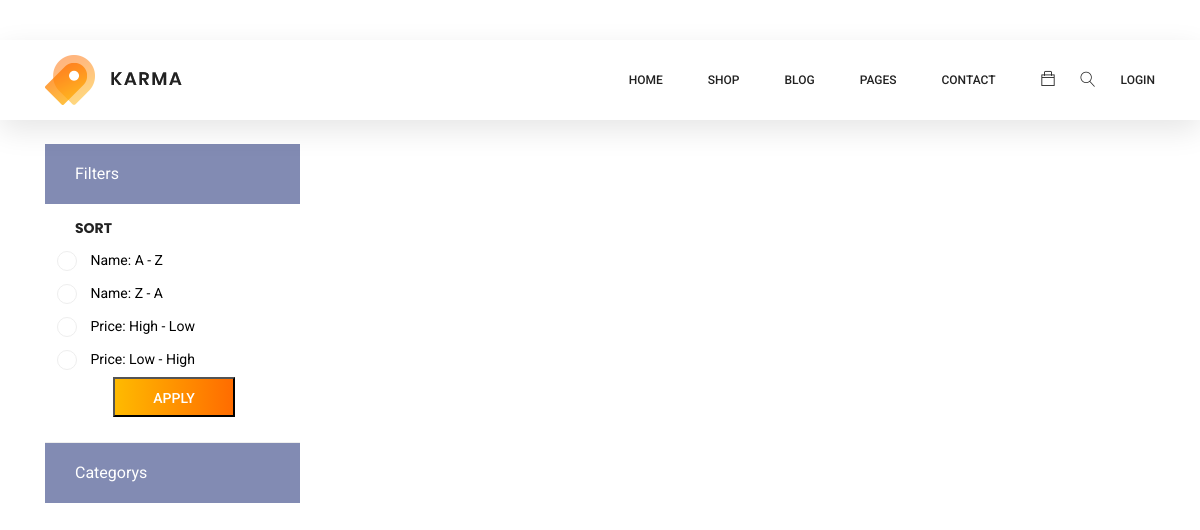
/brand-category/, run on an earlier commit of the app's database.
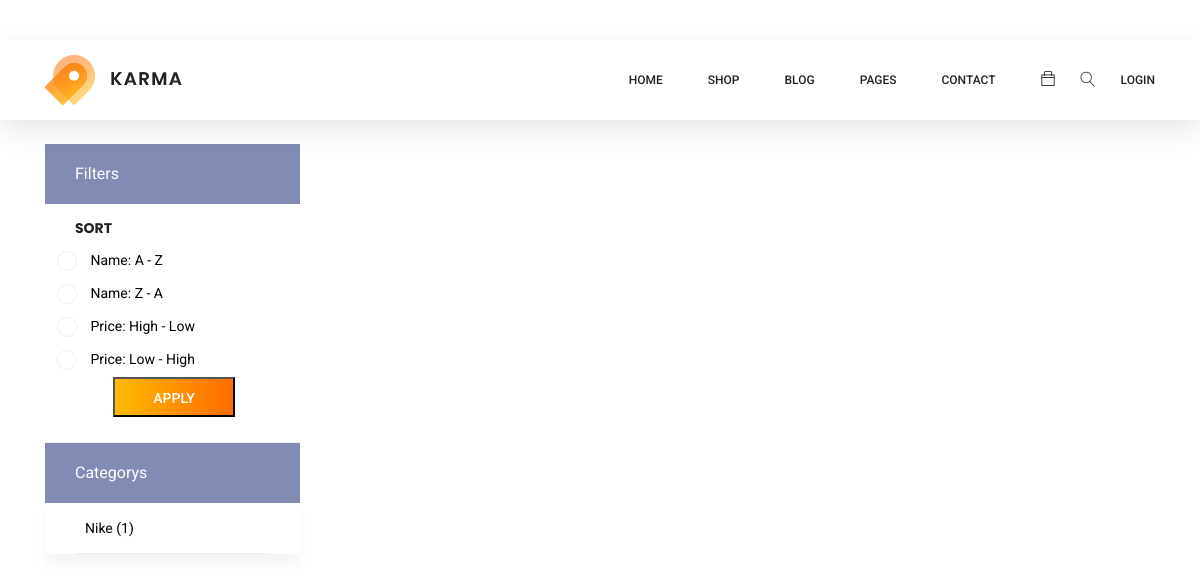
And on a later commit of the database.
### mainapp/models.py (models this page shows, shortened)
class Brand(models.Model):
    name = models.CharField(max_length=51)

### mainapp/views.py (the view, shortened to what this page needs)
# urls.py: path("brand-category/", views.BrandCategory.as_view(), name="brand-category"),
class BrandCategory(ListView):
    model = Brand
    def get_context_data(self, *args, **kwargs):
        queryset = kwargs.pop("object_list", None)
        if queryset is None:
            self.object_list = self.get_queryset(*args, **kwargs)
        return super().get_context_data(**kwargs)
    def get_queryset(self, *args, **kwargs):
        qs = super(BrandCategory, self).get_queryset(*args, **kwargs)
        qs = qs.order_by("name")
        context = []
        for q in qs:
            total_brand_items = q.product_set.all().count()
            context.append(
                {
                    "brand": q,
                    "products": total_brand_items,
                }
            )
        return context
    template_name = "mainapp/brand-category.html"

### mainapp/templates/mainapp/brand-category.html (shortened to what this page needs)
{% extends 'mainapp/base.html' %}
{% load static %}
{%block body%}
<div class="container">
  <div class="mt-5 pt-5"></div>
  <div class="row">
    <div class="col-xl-3 col-lg-4 col-md-5">
      <div class="sidebar-filter side_view">
        <div class="top-filter-head">Filters</div>
        <div class="common-filter mt-3">
          <h3 class="head">Sort</h3>
          <form method="POST">
            <ul>
              <li class="filter-list">
                <input class="pixel-radio" type="radio" id="a-z" value="a-z" name="sort" />
                <label for="a-z">Name: A - Z</label>
              </li>
              <li class="filter-list">
                <input class="pixel-radio" type="radio" id="z-a" value="z-a" name="sort" />
                <label for="z-a">Name: Z - A</label>
              </li>
              <li class="filter-list">
                <input class="pixel-radio" type="radio" id="price-hl" value="price-hl" name="sort" />
                <label for="price-hl">Price: High - Low</label>
              </li>
              <li class="filter-list">
                <input class="pixel-radio" type="radio" id="price-lh" value="price-lh" name="sort" />
                <label for="price-lh">Price: Low - High</label>
              </li>
            </ul>
            <div class="cupon_text_2 d-flex justify-content-center">
              <button type="submit" value="Submit" class="primary-btn">
                Apply
              </button>
            </div>
          </form>
        </div>
      </div>
      <div class="sidebar-categories">
        <div class="head">Categorys</div>
        <ul class="main-categories">
          {% for brand in object_list %}
          <li class="main-nav-list">
            <form id="my_form_{{brand.brand.id}}" method="POST">
              <a href="javascript:{}" onclick="document.getElementById('my_form_{{brand.brand.id}}').submit();">{{brand.brand.name}}
                ({{brand.products}})</a>
            </form>
          </li>
          {% endfor %}
        </ul>
      </div>
    </div>
    <div class="col-xl-9 col-lg-8 col-md-7 products_view">
    </div>
  </div>
</div>
{%endblock%}

What changed in the data, as far as the page shows it:
added Brand: brand.name "Nike", products "1"
